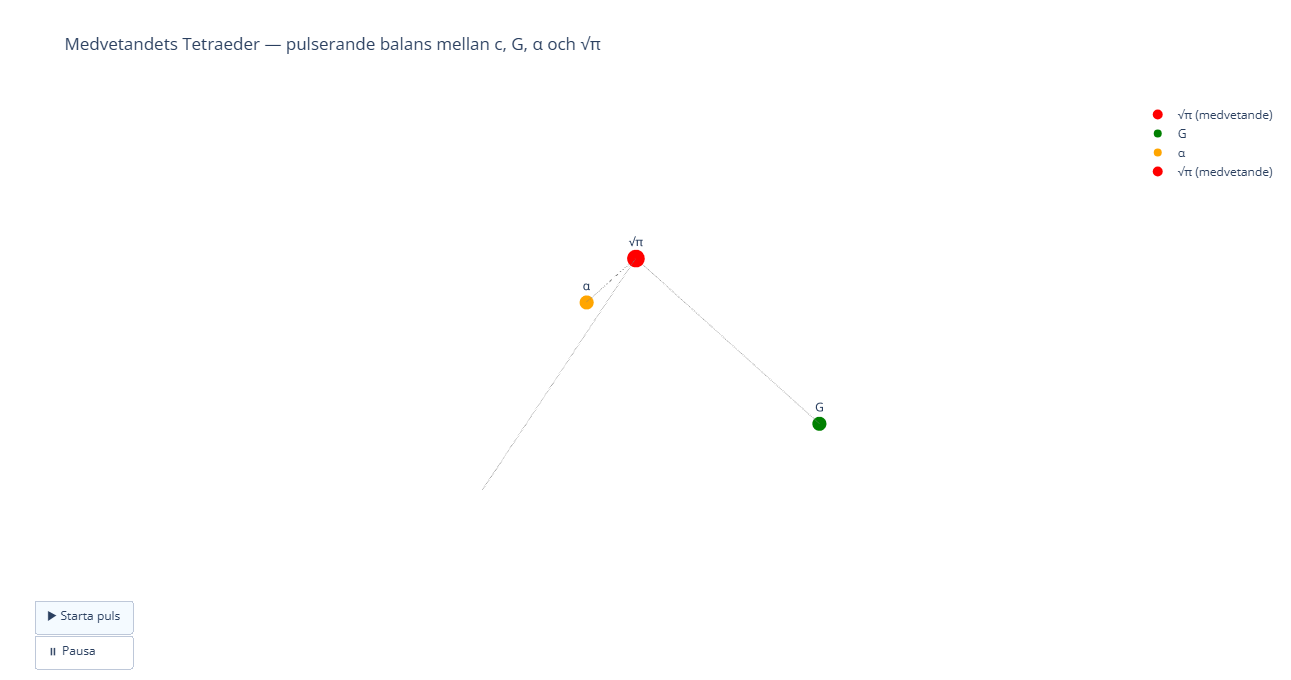

Python code for this plot:
import plotly.graph_objects as go
import numpy as np
import os
import webbrowser

# ==========================================================
# 1. Grundparametrar
# ==========================================================
# Bas (triangel i XY-plan)
points_base = {
    "c": np.array([1, 0, 0]),                          # Ljus (blå)
    "G": np.array([-0.5, np.sqrt(3)/2, 0]),            # Gravitation (grön)
    "α": np.array([-0.5, -np.sqrt(3)/2, 0])            # Finstruktur (orange)
}

# Beräkna basens centroid
centroid_base = (points_base["c"] + points_base["G"] + points_base["α"]) / 3
height_base = np.sqrt(2/3)                              # Höjd för regelbunden tetraeder

# Animationens tidsparametrar
frames = 60                    # Antal animationframes
cycles = 2                     # Antal pulser
amplitude = 0.5                # Pulshöjd
z_values = height_base + amplitude * np.sin(
    np.linspace(0, 2 * np.pi * cycles, frames)
)

# ==========================================================
# 2. Basfigur utan animation
# ==========================================================
fig = go.Figure()

# Färger för hörn
colors = {
    "c": "blue",
    "G": "green",
    "α": "orange",
    "√π": "red"
}

# Rita baslinjer mellan c–G–α
base_labels = list(points_base.keys())
for i in range(3):
    p1 = base_labels[i]
    p2 = base_labels[(i + 1) % 3]
    x = [points_base[p1][0], points_base[p2][0]]
    y = [points_base[p1][1], points_base[p2][1]]
    z = [points_base[p1][2], points_base[p2][2]]
    fig.add_trace(go.Scatter3d(
        x=x, y=y, z=z,
        mode="lines",
        line=dict(color="gray", width=4),
        showlegend=False
    ))

# Rita baspunkterna
for label, coord in points_base.items():
    fig.add_trace(go.Scatter3d(
        x=[coord[0]], y=[coord[1]], z=[coord[2]],
        mode="markers+text",
        text=[label],
        textposition="top center",
        marker=dict(size=8, color=colors[label]),
        name=label
    ))

# ==========================================================
# 3. Lägg till initial √π-punkt och linjer till basen
# ==========================================================
def tetra_edges(z_val):
    traces = []
    vertex = np.array([centroid_base[0], centroid_base[1], z_val])
    for label, coord in points_base.items():
        traces.append(go.Scatter3d(
            x=[coord[0], vertex[0]],
            y=[coord[1], vertex[1]],
            z=[coord[2], vertex[2]],
            mode="lines",
            line=dict(color="gray", width=2, dash="dot"),
            showlegend=False
        ))
    traces.append(go.Scatter3d(
        x=[vertex[0]], y=[vertex[1]], z=[vertex[2]],
        mode="markers+text",
        text=["√π"],
        textposition="top center",
        marker=dict(size=10, color="red"),
        name="√π (medvetande)"
    ))
    return traces

# Startläge
for tr in tetra_edges(z_values[0]):
    fig.add_trace(tr)

# ==========================================================
# 4. Skapa animationens frames
# ==========================================================
frames_list = []
for z in z_values:
    frames_list.append(go.Frame(data=tetra_edges(z)))

fig.frames = frames_list

# ==========================================================
# 5. Layout, knappar och presentation
# ==========================================================
fig.update_layout(
    title="Medvetandets Tetraeder — pulserande balans mellan c, G, α och √π",
    scene=dict(
        xaxis=dict(showbackground=False, visible=False),
        yaxis=dict(showbackground=False, visible=False),
        zaxis=dict(showbackground=False, visible=False),
        aspectmode="data"
    ),
    updatemenus=[{
        "type": "buttons",
        "buttons": [
            {
                "label": "▶ Starta puls",
                "method": "animate",
                "args": [None, {"frame": {"duration": 100, "redraw": True},
                                "fromcurrent": True,
                                "mode": "immediate",
                                "transition": {"duration": 0}}]
            },
            {
                "label": "⏸ Pausa",
                "method": "animate",
                "args": [[None], {"frame": {"duration": 0}, "mode": "immediate"}]
            }
        ],
        "showactive": True,
        "x": 0.05,
        "y": 0
    }],
    showlegend=True,
    paper_bgcolor="white",
    plot_bgcolor="white"
)

# ==========================================================
# 6. Visa, spara och öppna
# ==========================================================
fig.show()
output_file = os.path.abspath("Medvetandets_Tetraeder_Animation.html")
fig.write_html(output_file)
webbrowser.open("file://" + output_file)
